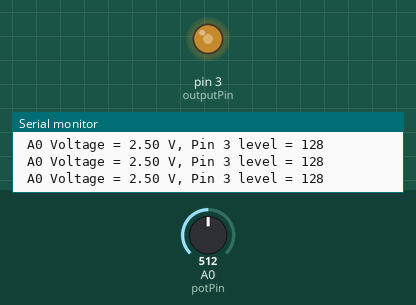
This sketch was run on a simulated Arduino Uno, built with avr-gcc and run on an emulated ATmega328P. On the bench: output pins drawn as LEDs (lit = HIGH), the last lines printed to the serial monitor. The test bench sets the inputs (shaded band); at power-on: A0 (potPin) = 512.

Above: at 1.3 s.
1.4 s: A0 (potPin) set to 716
At 2.6 s:
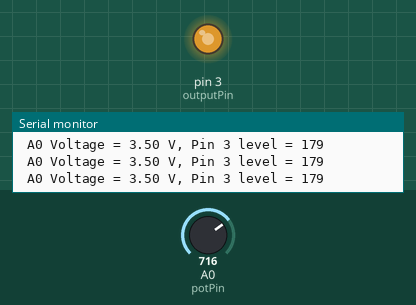
3.0 s: A0 (potPin) set to 900
At 3.8 s:
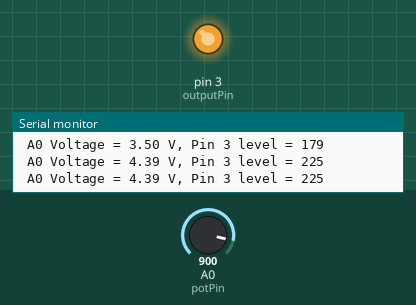
4.5 s: A0 (potPin) set to 246
At 5.1 s:
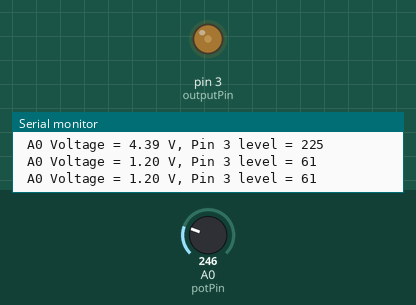
6.0 s: A0 (potPin) set to 0
At 6.3 s:
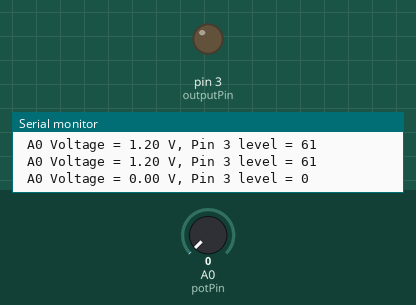
Timing chart, 0 to 8.5 s (numbered marks = the images above; inputs shaded):
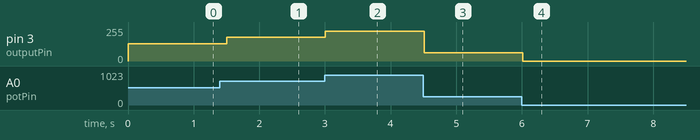

The sketch:

example-4a.ino
```cpp
int potPin = A0;
int outputPin = 3;
int inputLevel = 0;
int numInputLevels = 1024;
float refVoltage = 5.0;
float analogVoltage = 0.0;
int numOutputLevels = 256;
int outputLevel = 0;

void setup() {
  Serial.begin(9600);
  pinMode(potPin, INPUT);
  pinMode(outputPin, OUTPUT);
}

void loop() {
  inputLevel = analogRead(potPin);
  analogVoltage = float(inputLevel)/float(numInputLevels)*refVoltage;
  outputLevel = analogVoltage/refVoltage*numOutputLevels;
  analogWrite(outputPin, outputLevel);
  Serial.print(" A0 Voltage = ");
  Serial.print(analogVoltage);
  Serial.print(" V, Pin 3 level = ");
  Serial.println(outputLevel);
  delay(500);
}
```

Measured:
- after the input at 1.4 s, pin 3 (outputPin): 128/255 → 179/255 after 0.10 s
- after the input at 3.0 s, pin 3 (outputPin): 179/255 → 225/255 at once
- after the input at 4.5 s, pin 3 (outputPin): 225/255 → 61/255 at once
- after the input at 6.0 s, pin 3 (outputPin): 61/255 → 0/255 at once
